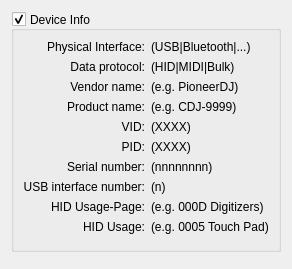
    <widget class="QWidget" name="deviceInfoGroupLayoutWidget">
     <property name="sizePolicy">
      <sizepolicy hsizetype="Minimum" vsizetype="Minimum">
       <horstretch>0</horstretch>
       <verstretch>0</verstretch>
      </sizepolicy>
     </property>
     <layout class="QVBoxLayout" name="deviceInfoGroupLayout">
      <item>
       <widget class="WCollapsibleGroupBox" name="groupBoxDeviceInfo">
        <property name="sizePolicy">
         <sizepolicy hsizetype="Preferred" vsizetype="Minimum">
          <horstretch>0</horstretch>
          <verstretch>0</verstretch>
         </sizepolicy>
        </property>
        <property name="title">
         <string>Device Info</string>
        </property>
        <property name="checkable">
         <bool>true</bool>
        </property>
        <property name="alignment">
         <set>Qt::AlignLeading|Qt::AlignLeft|Qt::AlignVCenter</set>
        </property>
        <layout class="QGridLayout" name="gridLayoutDeviceInfo" rowminimumheight="1,1,1,1,1,1,1,1,1,1,0">
         <property name="sizeConstraint">
          <enum>QLayout::SetMaximumSize</enum>
         </property>
         <item row="0" column="0">
          <widget class="QLabel" name="labelPhysicalInterface">
           <property name="sizePolicy">
            <sizepolicy hsizetype="Minimum" vsizetype="Minimum">
             <horstretch>0</horstretch>
             <verstretch>0</verstretch>
            </sizepolicy>
           </property>
           <property name="text">
            <string>Physical Interface:</string>
           </property>
           <property name="alignment">
            <set>Qt::AlignRight|Qt::AlignTrailing|Qt::AlignVCenter</set>
           </property>
          </widget>
         </item>
         <item row="0" column="1">
          <widget class="QLabel" name="labelPhysicalInterfaceValue">
           <property name="sizePolicy">
            <sizepolicy hsizetype="Minimum" vsizetype="Minimum">
             <horstretch>0</horstretch>
             <verstretch>0</verstretch>
            </sizepolicy>
           </property>
           <property name="minimumSize">
            <size>
             <width>0</width>
             <height>0</height>
            </size>
           </property>
           <property name="text">
            <string notr="true">(USB|Bluetooth|...)</string>
           </property>
          </widget>
         </item>
         <item row="1" column="0">
          <widget class="QLabel" name="labelDataHandlingProtocol">
           <property name="sizePolicy">
            <sizepolicy hsizetype="Minimum" vsizetype="Minimum">
             <horstretch>0</horstretch>
             <verstretch>0</verstretch>
            </sizepolicy>
           </property>
           <property name="text">
            <string>Data protocol:</string>
           </property>
           <property name="alignment">
            <set>Qt::AlignRight|Qt::AlignTrailing|Qt::AlignVCenter</set>
           </property>
          </widget>
         </item>
         <item row="1" column="1">
          <widget class="QLabel" name="labelDataHandlingProtocolValue">
           <property name="sizePolicy">
            <sizepolicy hsizetype="Minimum" vsizetype="Minimum">
             <horstretch>0</horstretch>
             <verstretch>0</verstretch>
            </sizepolicy>
           </property>
           <property name="minimumSize">
            <size>
             <width>0</width>
             <height>0</height>
            </size>
           </property>
           <property name="text">
            <string notr="true">(HID|MIDI|Bulk)</string>
           </property>
          </widget>
         </item>
         <item row="2" column="0">
          <widget class="QLabel" name="labelVendor">
           <property name="sizePolicy">
            <sizepolicy hsizetype="Minimum" vsizetype="Minimum">
             <horstretch>0</horstretch>
             <verstretch>0</verstretch>
            </sizepolicy>
           </property>
           <property name="text">
            <string>Vendor name:</string>
           </property>
           <property name="alignment">
            <set>Qt::AlignRight|Qt::AlignTrailing|Qt::AlignVCenter</set>
           </property>
          </widget>
         </item>
         <item row="2" column="1">
          <widget class="QLabel" name="labelVendorValue">
           <property name="sizePolicy">
            <sizepolicy hsizetype="Minimum" vsizetype="Minimum">
             <horstretch>0</horstretch>
             <verstretch>0</verstretch>
            </sizepolicy>
           </property>
           <property name="minimumSize">
            <size>
             <width>0</width>
             <height>0</height>
            </size>
           </property>
           <property name="text">
            <string notr="true">(e.g. PioneerDJ)</string>
           </property>
          </widget>
         </item>
         <item row="3" column="0">
          <widget class="QLabel" name="labelProduct">
           <property name="sizePolicy">
            <sizepolicy hsizetype="Minimum" vsizetype="Minimum">
             <horstretch>0</horstretch>
             <verstretch>0</verstretch>
            </sizepolicy>
           </property>
           <property name="text">
            <string>Product name:</string>
           </property>
           <property name="alignment">
            <set>Qt::AlignRight|Qt::AlignTrailing|Qt::AlignVCenter</set>
           </property>
          </widget>
         </item>
         <item row="3" column="1">
          <widget class="QLabel" name="labelProductValue">
           <property name="sizePolicy">
            <sizepolicy hsizetype="Minimum" vsizetype="Minimum">
             <horstretch>0</horstretch>
             <verstretch>0</verstretch>
            </sizepolicy>
           </property>
           <property name="minimumSize">
            <size>
             <width>0</width>
             <height>0</height>
            </size>
           </property>
           <property name="text">
            <string notr="true">(e.g. CDJ-9999)</string>
           </property>
          </widget>
         </item>
         <item row="4" column="0">
          <widget class="QLabel" name="labelVid">
           <property name="sizePolicy">
            <sizepolicy hsizetype="Minimum" vsizetype="Minimum">
             <horstretch>0</horstretch>
             <verstretch>0</verstretch>
            </sizepolicy>
           </property>
           <property name="toolTip">
            <string>Vendor ID</string>
           </property>
           <property name="text">
            <string>VID:</string>
           </property>
           <property name="alignment">
            <set>Qt::AlignRight|Qt::AlignTrailing|Qt::AlignVCenter</set>
           </property>
          </widget>
         </item>
         <item row="4" column="1">
          <widget class="QLabel" name="labelVidValue">
           <property name="sizePolicy">
            <sizepolicy hsizetype="Minimum" vsizetype="Minimum">
             <horstretch>0</horstretch>
             <verstretch>0</verstretch>
            </sizepolicy>
           </property>
           <property name="minimumSize">
            <size>
             <width>0</width>
             <height>0</height>
            </size>
           </property>
           <property name="text">
            <string notr="true">(XXXX)</string>
           </property>
          </widget>
         </item>
         <item row="5" column="0">
          <widget class="QLabel" name="labelPid">
           <property name="sizePolicy">
            <sizepolicy hsizetype="Minimum" vsizetype="Minimum">
             <horstretch>0</horstretch>
             <verstretch>0</verstretch>
            </sizepolicy>
           </property>
           <property name="toolTip">
            <string>Product ID</string>
           </property>
           <property name="text">
            <string>PID:</string>
           </property>
           <property name="alignment">
            <set>Qt::AlignRight|Qt::AlignTrailing|Qt::AlignVCenter</set>
           </property>
          </widget>
         </item>
         <item row="5" column="1">
          <widget class="QLabel" name="labelPidValue">
           <property name="sizePolicy">
            <sizepolicy hsizetype="Minimum" vsizetype="Minimum">
             <horstretch>0</horstretch>
             <verstretch>0</verstretch>
            </sizepolicy>
           </property>
           <property name="minimumSize">
            <size>
             <width>0</width>
             <height>0</height>
            </size>
           </property>
           <property name="text">
            <string notr="true">(XXXX)</string>
           </property>
          </widget>
         </item>
         <item row="6" column="0">
          <widget class="QLabel" name="labelSerialNumber">
           <property name="sizePolicy">
            <sizepolicy hsizetype="Minimum" vsizetype="Minimum">
             <horstretch>0</horstretch>
             <verstretch>0</verstretch>
            </sizepolicy>
           </property>
           <property name="text">
            <string>Serial number:</string>
           </property>
           <property name="alignment">
            <set>Qt::AlignRight|Qt::AlignTrailing|Qt::AlignVCenter</set>
           </property>
          </widget>
         </item>
         <item row="6" column="1">
          <widget class="QLabel" name="labelSerialNumberValue">
           <property name="sizePolicy">
            <sizepolicy hsizetype="Minimum" vsizetype="Minimum">
             <horstretch>0</horstretch>
             <verstretch>0</verstretch>
            </sizepolicy>
           </property>
           <property name="minimumSize">
            <size>
             <width>0</width>
             <height>0</height>
            </size>
           </property>
           <property name="text">
            <string notr="true">(nnnnnnnn)</string>
           </property>
          </widget>
         </item>
         <item row="7" column="0">
          <widget class="QLabel" name="labelUsbInterfaceNumber">
           <property name="sizePolicy">
            <sizepolicy hsizetype="Minimum" vsizetype="Minimum">
             <horstretch>0</horstretch>
             <verstretch>0</verstretch>
            </sizepolicy>
           </property>
           <property name="text">
            <string>USB interface number:</string>
           </property>
           <property name="alignment">
            <set>Qt::AlignRight|Qt::AlignTrailing|Qt::AlignVCenter</set>
           </property>
          </widget>
         </item>
         <item row="7" column="1">
          <widget class="QLabel" name="labelUsbInterfaceNumberValue">
           <property name="sizePolicy">
            <sizepolicy hsizetype="Minimum" vsizetype="Minimum">
             <horstretch>0</horstretch>
             <verstretch>0</verstretch>
            </sizepolicy>
           </property>
           <property name="minimumSize">
            <size>
             <width>0</width>
             <height>0</height>
            </size>
           </property>
           <property name="text">
            <string notr="true">(n)</string>
           </property>
          </widget>
         </item>
         <item row="8" column="0">
          <widget class="QLabel" name="labelHidUsagePage">
           <property name="sizePolicy">
            <sizepolicy hsizetype="Minimum" vsizetype="Minimum">
             <horstretch>0</horstretch>
             <verstretch>0</verstretch>
            </sizepolicy>
           </property>
           <property name="text">
            <string>HID Usage-Page:</string>
           </property>
           <property name="alignment">
            <set>Qt::AlignRight|Qt::AlignTrailing|Qt::AlignVCenter</set>
           </property>
          </widget>
         </item>
         <item row="8" column="1">
          <widget class="QLabel" name="labelHidUsagePageValue">
           <property name="sizePolicy">
            <sizepolicy hsizetype="Minimum" vsizetype="Minimum">
             <horstretch>0</horstretch>
             <verstretch>0</verstretch>
            </sizepolicy>
           </property>
           <property name="minimumSize">
            <size>
             <width>0</width>
             <height>0</height>
            </size>
           </property>
           <property name="text">
            <string notr="true">(e.g. 000D Digitizers)</string>
           </property>
          </widget>
         </item>
         <item row="9" column="0">
          <widget class="QLabel" name="labelHidUsage">
           <property name="sizePolicy">
            <sizepolicy hsizetype="Minimum" vsizetype="Minimum">
             <horstretch>0</horstretch>
             <verstretch>0</verstretch>
            </sizepolicy>
           </property>
           <property name="text">
            <string>HID Usage:</string>
           </property>
           <property name="alignment">
            <set>Qt::AlignRight|Qt::AlignTrailing|Qt::AlignVCenter</set>
           </property>
          </widget>
         </item>
         <item row="9" column="1">
          <widget class="QLabel" name="labelHidUsageValue">
           <property name="sizePolicy">
            <sizepolicy hsizetype="Minimum" vsizetype="Minimum">
             <horstretch>0</horstretch>
             <verstretch>0</verstretch>
            </sizepolicy>
           </property>
           <property name="minimumSize">
            <size>
             <width>0</width>
             <height>0</height>
            </size>
           </property>
           <property name="text">
            <string notr="true">(e.g. 0005 Touch Pad)</string>
           </property>
          </widget>
         </item>
         <item row="10" column="0" colspan="2">
          <widget class="QWidget" name="spacerDeviceInfo" native="true">
           <property name="sizePolicy">
            <sizepolicy hsizetype="Ignored" vsizetype="MinimumExpanding">
             <horstretch>0</horstretch>
             <verstretch>0</verstretch>
            </sizepolicy>
           </property>
           <property name="minimumSize">
            <size>
             <width>0</width>
             <height>0</height>
            </size>
           </property>
           <property name="baseSize">
            <size>
             <width>0</width>
             <height>0</height>
            </size>
           </property>
          </widget>
         </item>
        </layout>
       </widget>
      </item>
      <item>
       <widget class="QWidget" name="spacerDeviceInfoGroup" native="true">
        <property name="sizePolicy">
         <sizepolicy hsizetype="Ignored" vsizetype="Ignored">
          <horstretch>0</horstretch>
          <verstretch>0</verstretch>
         </sizepolicy>
        </property>
        <property name="minimumSize">
         <size>
          <width>0</width>
          <height>0</height>
         </size>
        </property>
        <property name="baseSize">
         <size>
          <width>0</width>
          <height>0</height>
         </size>
        </property>
       </widget>
      </item>
     </layout>
    </widget>
